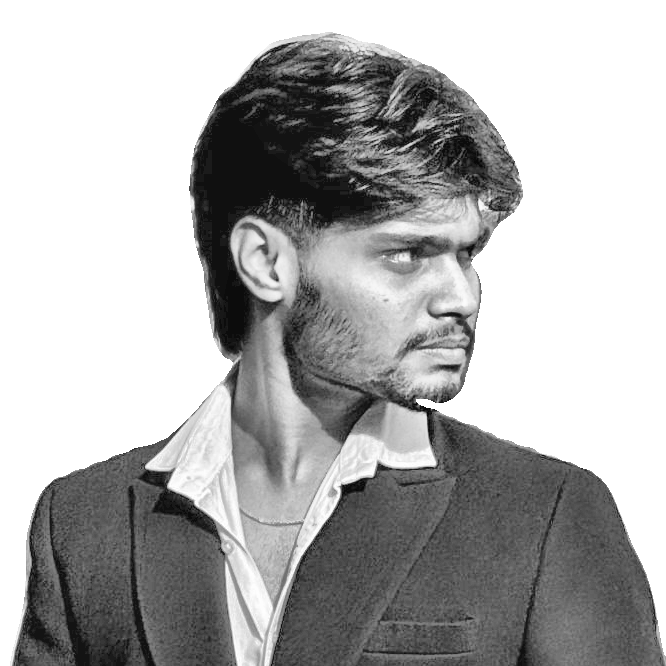
#> input picture source-prepped.png, 666 x 666 px, found by its file name
$ python make_ascii_svg.py
#> lines starting #> are read from the running program, lines starting #| are printed output that depends on the picture; after the words box and inside, x2 and y2 are one past the last pixel; in counts of white or black regions, pixels touching at a corner belong together
"""Convert source-prepped.png (+ source-mask.png) into a self-typing,
monochrome ASCII portrait SVG (SMIL animation, plays on GitHub).

The SVG carries its own dark panel, so it looks the same in GitHub's
light and dark themes. On a dark panel dense glyphs read as *bright*,
so the ramp runs dark->bright = sparse->dense (background stays empty).

STATIC=1 emits the finished frame (for local previews).
"""
import os
import numpy as np
from PIL import Image

COLS = 100
CELL_W, CELL_H = 4.4, 8.0          # px per glyph cell (approx 0.55 aspect)
FONT_SIZE = 7.2
FILL = "#c9d1d9"                   # one light-gray colour = clean, not noisy
BG = "#0d1117"
RAMP = " .`:-=+*cs#%@"             # sparse -> dense
FLOOR, GAMMA = 3, 0.8
STAGGER, WIPE = 0.055, 0.55        # seconds
STATIC = os.environ.get("STATIC") == "1"

img = Image.open("source-prepped.png").convert("L")
#> img is the input picture: PIL image 666x666 L; min 8, max 255, mean 176.2
mask = Image.open("source-mask.png").convert("L")
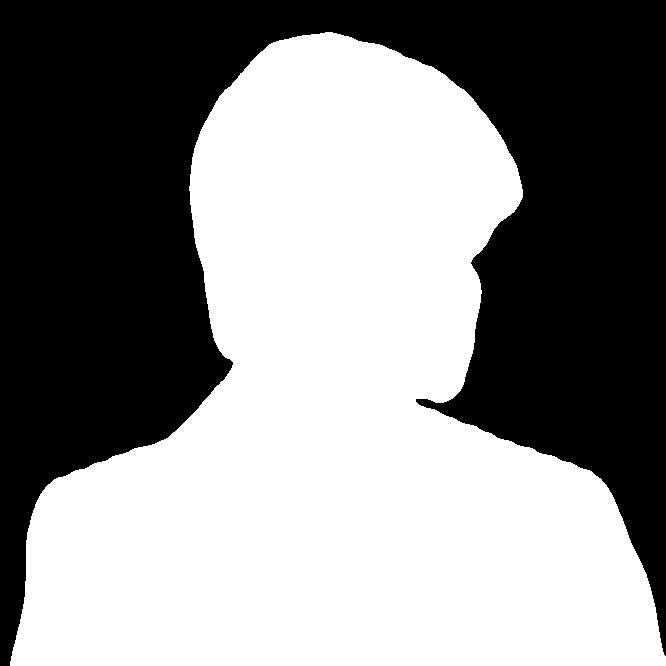
#> input picture source-mask.png, 666 x 666 px, found by its file name
#> mask is the input picture: PIL image 666x666 L; 54.2% white; 1 black region, box (x1, y1, x2, y2) and area: (0, 0, 666, 666) 203147
rows = int(round(COLS * (img.height / img.width) * (CELL_W / CELL_H)))
#> rows = 55
img = img.resize((COLS, rows), Image.LANCZOS)
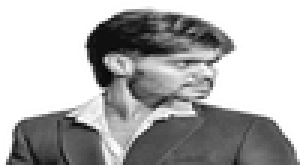
#> img: PIL image 100x55 L (shown 3 times larger); min 3, max 255, mean 176
mask = mask.resize((COLS, rows), Image.LANCZOS)
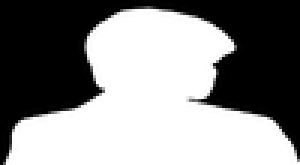
#> mask: PIL image 100x55 L (shown 3 times larger); min 0, max 255, mean 138.2
g = np.array(img, dtype=float) / 255.0
m = np.array(mask, dtype=float) / 255.0

# stretch subject tones so the full ramp is used
subj = g[m > 0.5]
#> subj = 2974 values, max 1 at index 1469, min 0.0118 at index 852, mean 0.431
lo, hi = np.percentile(subj, 2), np.percentile(subj, 98)
#> lo = 0.0627; hi = 0.933
g = np.clip((g - lo) / max(hi - lo, 1e-6), 0, 1)

lines = []
for y in range(rows):
    s = ""
    for x in range(COLS):
        if m[y, x] < 0.5:
            s += " "
        else:
            # floor at ':' so dark hair/blazer keep a visible silhouette
            s += RAMP[FLOOR + int(round((g[y, x] ** GAMMA) * (len(RAMP) - 1 - FLOOR)))]
    lines.append(s.rstrip())
#> after the loop, lines = 55 items

PAD = 12
W = COLS * CELL_W + PAD * 2
H = rows * CELL_H + PAD * 2 + 2
#> H = 466


def esc(t):
    return t.replace("&", "&amp;").replace("<", "&lt;").replace(">", "&gt;")


out = [f'<svg xmlns="http://www.w3.org/2000/svg" viewBox="0 0 {W:.0f} {H:.0f}" width="{W:.0f}" height="{H:.0f}" role="img" aria-label="ASCII portrait of Pratham">',
       f'<rect width="{W:.0f}" height="{H:.0f}" rx="10" fill="{BG}"/>',
       f'<g font-family="ui-monospace,SFMono-Regular,Menlo,Consolas,\'DejaVu Sans Mono\',monospace" font-size="{FONT_SIZE}" fill="{FILL}">']

inner_w = COLS * CELL_W
for i, line in enumerate(lines):
    if not line.strip():
        continue
    y = PAD + (i + 1) * CELL_H - 1.6
    begin = i * STAGGER
    text = (f'<text x="{PAD}" y="{y:.1f}" xml:space="preserve" textLength="{inner_w:.1f}" '
            f'lengthAdjust="spacingAndGlyphs">{esc(line.ljust(COLS))}</text>')
    if STATIC:
        out.append(text)
        continue
    cid = f"c{i}"
    out.append(
        f'<clipPath id="{cid}"><rect x="{PAD}" y="{PAD + i * CELL_H:.1f}" width="0" height="{CELL_H:.1f}">'
        f'<animate attributeName="width" from="0" to="{inner_w:.1f}" begin="{begin:.2f}s" dur="{WIPE}s" fill="freeze"/>'
        f'</rect></clipPath>'
        f'<g clip-path="url(#{cid})">{text}</g>'
        f'<rect x="{PAD}" y="{PAD + i * CELL_H + 1:.1f}" width="{CELL_W:.1f}" height="{CELL_H - 2:.1f}" fill="{FILL}" opacity="0">'
        f'<animate attributeName="x" from="{PAD}" to="{PAD + inner_w:.1f}" begin="{begin:.2f}s" dur="{WIPE}s" fill="freeze"/>'
        f'<animate attributeName="opacity" values="0;0.9;0.9;0" keyTimes="0;0.02;0.95;1" begin="{begin:.2f}s" dur="{WIPE}s" fill="freeze"/>'
        f'</rect>')
#> this loop made 55 passes
#> (y, begin, cid) on passes 4 to 15: (42.4, 0.165, 'c3'), (50.4, 0.22, 'c4'), (58.4, 0.275, 'c5'), (66.4, 0.33, 'c6'), (74.4, 0.385, 'c7'), (82.4, 0.44, 'c8'), (90.4, 0.495, 'c9'), (98.4, 0.55, 'c10'), (106.4, 0.605, 'c11'), (114.4, 0.66, 'c12'), (122.4, 0.715, 'c13'), (130.4, 0.77, 'c14')
#> after the loop, out = 55 items
out.append("</g></svg>")

dest = "portrait-ascii.svg"
open(dest, "w").write("\n".join(out))
print(f"wrote {dest}  ({COLS}x{rows} chars, viewBox {W:.0f}x{H:.0f})")
#| wrote portrait-ascii.svg  (100x55 chars, viewBox 464x466)
